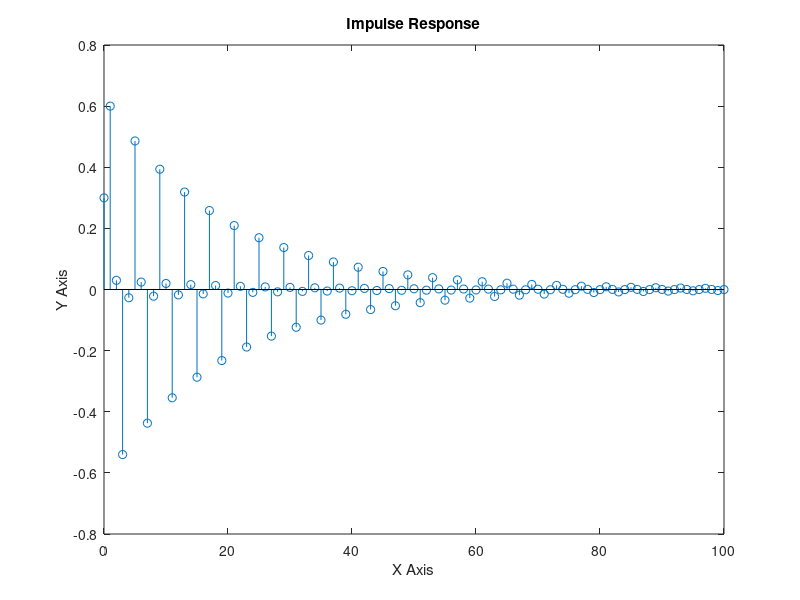
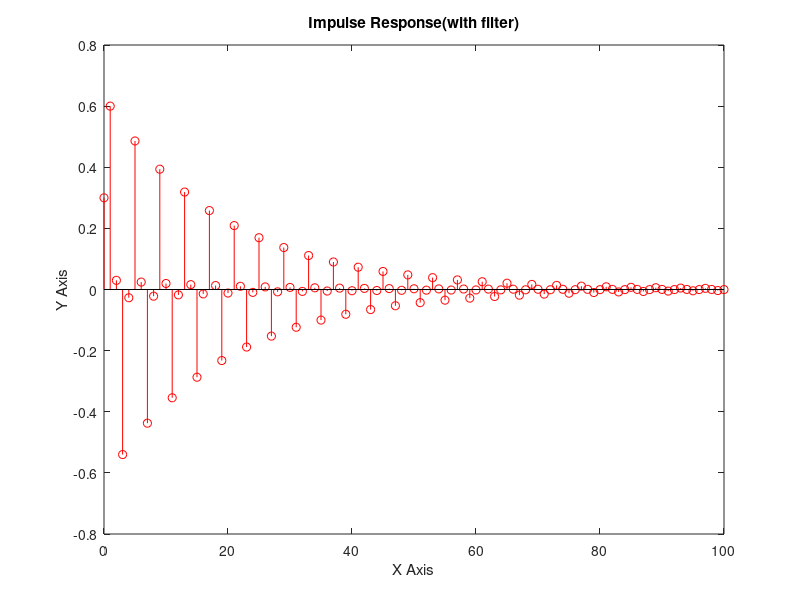

These figures' MATLAB source, in order:
clear;  
clc;


%1os tropos
figure(1)
n=0:100;
h=zeros(1,length(n));
d=inline('n==0');
h(1)=0.3;
h(2)=0.6;
for i=3:length(n)
  h(i)=0.3*d(n(i))+0.6*d(n(i)-1)+0.3*d(n(i)-2)-0.9*h(i-2);
end;
stem(n,h);
title("Impulse Response");
xlabel("X Axis");
ylabel("Y Axis");

%2os tropos
figure(2)
n=0:100;
d=inline('n==0');
a=[1 0 0.9];
b=[0.3 0.6 0.3];
y=filter(b,a,d(n));
stem(n,y,"r");
title("Impulse Response(with filter)");
xlabel("X Axis");
ylabel("Y Axis");